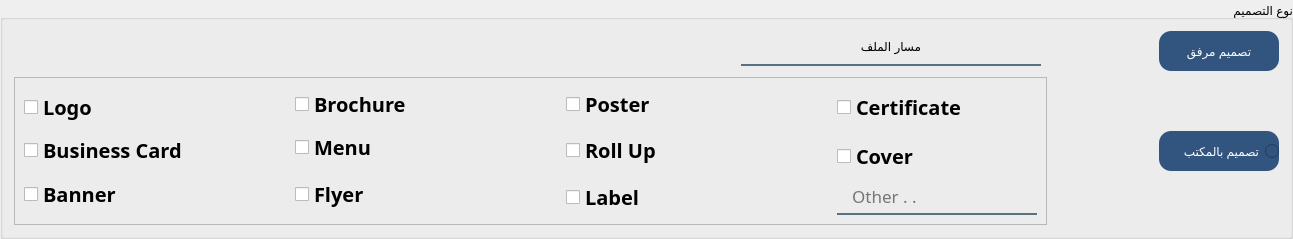
      <widget class="QGroupBox" name="groupBox">
       <property name="title">
        <string>نوع التصميم</string>
       </property>
       <property name="alignment">
        <set>Qt::AlignRight|Qt::AlignTrailing|Qt::AlignVCenter</set>
       </property>
       <layout class="QGridLayout" name="gridLayout_2">
        <item row="0" column="0">
         <spacer name="horizontalSpacer_5">
          <property name="orientation">
           <enum>Qt::Horizontal</enum>
          </property>
          <property name="sizeHint" stdset="0">
           <size>
            <width>721</width>
            <height>20</height>
           </size>
          </property>
         </spacer>
        </item>
        <item row="0" column="1">
         <widget class="QLabel" name="filaPath_lbl">
          <property name="minimumSize">
           <size>
            <width>300</width>
            <height>0</height>
           </size>
          </property>
          <property name="maximumSize">
           <size>
            <width>16777215</width>
            <height>30</height>
           </size>
          </property>
          <property name="styleSheet">
           <string notr="true">background-color:rgba(0, 0, 0, 0);
border:none;
border-bottom:2px solid rgba(46, 82, 101, 200);
font: 8pt &quot;Acumin Pro&quot;;
padding-bottom:7px;</string>
          </property>
          <property name="text">
           <string>مسار الملف</string>
          </property>
          <property name="alignment">
           <set>Qt::AlignCenter</set>
          </property>
         </widget>
        </item>
        <item row="0" column="2" colspan="2">
         <spacer name="horizontalSpacer_4">
          <property name="orientation">
           <enum>Qt::Horizontal</enum>
          </property>
          <property name="sizeHint" stdset="0">
           <size>
            <width>106</width>
            <height>20</height>
           </size>
          </property>
         </spacer>
        </item>
        <item row="0" column="4">
         <widget class="QPushButton" name="clientDesign_btn">
          <property name="minimumSize">
           <size>
            <width>120</width>
            <height>40</height>
           </size>
          </property>
          <property name="maximumSize">
           <size>
            <width>16777215</width>
            <height>16777215</height>
           </size>
          </property>
          <property name="styleSheet">
           <string notr="true">font: 11pt &quot;Acumin Pro&quot;;
color: rgb(255, 255, 255);
background-color: rgb(50, 85, 127);

 border-radius: 12px;
</string>
          </property>
          <property name="text">
           <string>تصميم مرفق</string>
          </property>
         </widget>
        </item>
        <item row="1" column="0" colspan="3">
         <widget class="QFrame" name="frame">
          <property name="maximumSize">
           <size>
            <width>16777215</width>
            <height>16777215</height>
           </size>
          </property>
          <property name="frameShape">
           <enum>QFrame::StyledPanel</enum>
          </property>
          <property name="frameShadow">
           <enum>QFrame::Raised</enum>
          </property>
          <layout class="QGridLayout" name="gridLayout">
           <item row="4" column="2" rowspan="2">
            <widget class="QCheckBox" name="label_checkBox">
             <property name="font">
              <font>
               <family>Gill Sans MT</family>
               <pointsize>15</pointsize>
               <weight>75</weight>
               <bold>true</bold>
              </font>
             </property>
             <property name="styleSheet">
              <string notr="true"/>
             </property>
             <property name="text">
              <string>Label</string>
             </property>
            </widget>
           </item>
           <item row="5" column="3">
            <widget class="QLineEdit" name="other_lineEdit">
             <property name="minimumSize">
              <size>
               <width>0</width>
               <height>0</height>
              </size>
             </property>
             <property name="maximumSize">
              <size>
               <width>200</width>
               <height>30</height>
              </size>
             </property>
             <property name="font">
              <font>
               <family>Acumin Pro</family>
               <pointsize>13</pointsize>
               <weight>50</weight>
               <italic>false</italic>
               <bold>false</bold>
              </font>
             </property>
             <property name="cursor">
              <cursorShape>IBeamCursor</cursorShape>
             </property>
             <property name="mouseTracking">
              <bool>true</bool>
             </property>
             <property name="accessibleName">
              <string/>
             </property>
             <property name="accessibleDescription">
              <string/>
             </property>
             <property name="styleSheet">
              <string notr="true">background-color:rgba(0, 0, 0, 0);
border:none;
border-bottom:2px solid rgba(46, 82, 101, 200);

padding-bottom:7px;
font: 13pt &quot;Acumin Pro&quot;;</string>
             </property>
             <property name="text">
              <string/>
             </property>
             <property name="placeholderText">
              <string>   Other . .</string>
             </property>
            </widget>
           </item>
           <item row="0" column="1">
            <widget class="QCheckBox" name="brochure_checkBox">
             <property name="font">
              <font>
               <family>Gill Sans MT</family>
               <pointsize>15</pointsize>
               <weight>75</weight>
               <bold>true</bold>
              </font>
             </property>
             <property name="styleSheet">
              <string notr="true"/>
             </property>
             <property name="text">
              <string>Brochure</string>
             </property>
            </widget>
           </item>
           <item row="0" column="0" rowspan="2">
            <widget class="QCheckBox" name="logo_checkBox">
             <property name="font">
              <font>
               <family>Gill Sans MT</family>
               <pointsize>15</pointsize>
               <weight>75</weight>
               <bold>true</bold>
              </font>
             </property>
             <property name="styleSheet">
              <string notr="true"/>
             </property>
             <property name="text">
              <string>Logo</string>
             </property>
            </widget>
           </item>
           <item row="0" column="3" rowspan="2">
            <widget class="QCheckBox" name="certificate_checkBox">
             <property name="font">
              <font>
               <family>Gill Sans MT</family>
               <pointsize>15</pointsize>
               <weight>75</weight>
               <bold>true</bold>
              </font>
             </property>
             <property name="styleSheet">
              <string notr="true"/>
             </property>
             <property name="text">
              <string>Certificate</string>
             </property>
            </widget>
           </item>
           <item row="1" column="1" rowspan="2">
            <widget class="QCheckBox" name="menu_checkBox">
             <property name="font">
              <font>
               <family>Gill Sans MT</family>
               <pointsize>15</pointsize>
               <weight>75</weight>
               <bold>true</bold>
              </font>
             </property>
             <property name="styleSheet">
              <string notr="true"/>
             </property>
             <property name="text">
              <string>Menu</string>
             </property>
            </widget>
           </item>
           <item row="0" column="2">
            <widget class="QCheckBox" name="poster_checkBox">
             <property name="font">
              <font>
               <family>Gill Sans MT</family>
               <pointsize>15</pointsize>
               <weight>75</weight>
               <bold>true</bold>
              </font>
             </property>
             <property name="styleSheet">
              <string notr="true"/>
             </property>
             <property name="text">
              <string>Poster</string>
             </property>
            </widget>
           </item>
           <item row="2" column="3" rowspan="3">
            <widget class="QCheckBox" name="cover_checkBox">
             <property name="font">
              <font>
               <family>Gill Sans MT</family>
               <pointsize>15</pointsize>
               <weight>75</weight>
               <bold>true</bold>
              </font>
             </property>
             <property name="styleSheet">
              <string notr="true"/>
             </property>
             <property name="text">
              <string>Cover</string>
             </property>
            </widget>
           </item>
           <item row="3" column="0" rowspan="3">
            <widget class="QCheckBox" name="banner_checkBox">
             <property name="font">
              <font>
               <family>Gill Sans MT</family>
               <pointsize>15</pointsize>
               <weight>75</weight>
               <bold>true</bold>
              </font>
             </property>
             <property name="styleSheet">
              <string notr="true"/>
             </property>
             <property name="text">
              <string>Banner</string>
             </property>
            </widget>
           </item>
           <item row="1" column="2" rowspan="3">
            <widget class="QCheckBox" name="rollUp_checkBox">
             <property name="font">
              <font>
               <family>Gill Sans MT</family>
               <pointsize>15</pointsize>
               <weight>75</weight>
               <bold>true</bold>
              </font>
             </property>
             <property name="styleSheet">
              <string notr="true"/>
             </property>
             <property name="text">
              <string>Roll Up</string>
             </property>
            </widget>
           </item>
           <item row="3" column="1" rowspan="3">
            <widget class="QCheckBox" name="flyer_checkBox">
             <property name="font">
              <font>
               <family>Gill Sans MT</family>
               <pointsize>15</pointsize>
               <weight>75</weight>
               <bold>true</bold>
              </font>
             </property>
             <property name="styleSheet">
              <string notr="true"/>
             </property>
             <property name="text">
              <string>Flyer</string>
             </property>
            </widget>
           </item>
           <item row="2" column="0">
            <widget class="QCheckBox" name="businessCard_checkBox">
             <property name="font">
              <font>
               <family>Gill Sans MT</family>
               <pointsize>15</pointsize>
               <weight>75</weight>
               <bold>true</bold>
              </font>
             </property>
             <property name="styleSheet">
              <string notr="true"/>
             </property>
             <property name="text">
              <string>Business Card</string>
             </property>
            </widget>
           </item>
          </layout>
         </widget>
        </item>
        <item row="1" column="3">
         <spacer name="horizontalSpacer_8">
          <property name="orientation">
           <enum>Qt::Horizontal</enum>
          </property>
          <property name="sizeType">
           <enum>QSizePolicy::Fixed</enum>
          </property>
          <property name="sizeHint" stdset="0">
           <size>
            <width>100</width>
            <height>20</height>
           </size>
          </property>
         </spacer>
        </item>
        <item row="1" column="4">
         <widget class="QRadioButton" name="radioButton_4">
          <property name="minimumSize">
           <size>
            <width>120</width>
            <height>40</height>
           </size>
          </property>
          <property name="layoutDirection">
           <enum>Qt::RightToLeft</enum>
          </property>
          <property name="styleSheet">
           <string notr="true">font: 11pt &quot;Acumin Pro&quot;;
color: rgb(255, 255, 255);
background-color: rgb(50, 85, 127);

 border-radius: 12px;
</string>
          </property>
          <property name="text">
           <string>تصميم بالمكتب</string>
          </property>
         </widget>
        </item>
       </layout>
      </widget>
